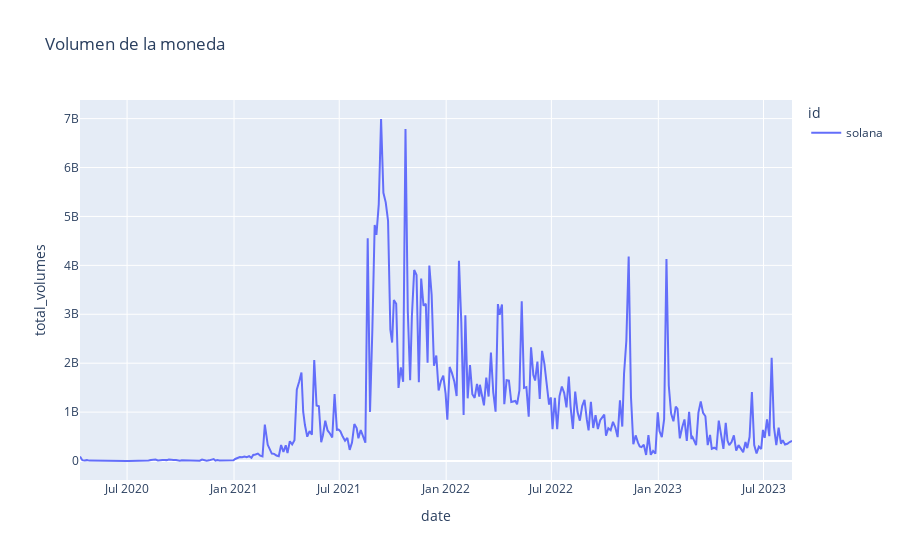

Notebook code for this chart:
### Code cell
fig = px.line(solana_df, x="date", y="total_volumes", color="id",
              title="Volumen de la moneda")

fig.show()

### Figure 1 — Plotly figure (JSON) as saved in the notebook; plotly's stock layout.template omitted (floating-point values rounded to 4 significant figures; data arrays with more than 128 entries replaced by an {"elided": "..."} marker saying what was removed)
{"data": [{"hovertemplate": "id=solana<br>date=%{x}<br>total_volumes=%{y}<extra></extra>", "legendgroup": "solana", "line": {"color": "#636efa", "dash": "solid"}, "marker": {"symbol": "circle"}, "mode": "lines", "name": "solana", "orientation": "v", "showlegend": true, "type": "scatter", "x": {"elided": "320 str values"}, "xaxis": "x", "y": {"elided": "320 float values"}, "yaxis": "y"}], "layout": {"legend": {"title": {"text": "id"}, "tracegroupgap": 0}, "title": {"text": "Volumen de la moneda"}, "xaxis": {"anchor": "y", "domain": [0, 1], "title": {"text": "date"}}, "yaxis": {"anchor": "x", "domain": [0, 1], "title": {"text": "total_volumes"}}}}
